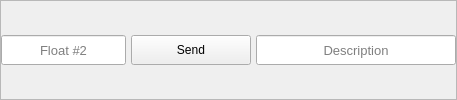
              <widget class="QFrame" name="frameCustom_2">
               <property name="frameShape">
                <enum>QFrame::StyledPanel</enum>
               </property>
               <property name="frameShadow">
                <enum>QFrame::Raised</enum>
               </property>
               <layout class="QHBoxLayout" name="horizontalLayout_17">
                <property name="spacing">
                 <number>5</number>
                </property>
                <property name="leftMargin">
                 <number>0</number>
                </property>
                <property name="topMargin">
                 <number>0</number>
                </property>
                <property name="rightMargin">
                 <number>0</number>
                </property>
                <property name="bottomMargin">
                 <number>0</number>
                </property>
                <item>
                 <widget class="QLineEdit" name="txtSettingFloat_2">
                  <property name="sizePolicy">
                   <sizepolicy hsizetype="Expanding" vsizetype="Preferred">
                    <horstretch>0</horstretch>
                    <verstretch>0</verstretch>
                   </sizepolicy>
                  </property>
                  <property name="minimumSize">
                   <size>
                    <width>0</width>
                    <height>30</height>
                   </size>
                  </property>
                  <property name="maximumSize">
                   <size>
                    <width>16777215</width>
                    <height>30</height>
                   </size>
                  </property>
                  <property name="sizeIncrement">
                   <size>
                    <width>0</width>
                    <height>0</height>
                   </size>
                  </property>
                  <property name="font">
                   <font>
                    <family>Arial</family>
                    <pointsize>10</pointsize>
                   </font>
                  </property>
                  <property name="alignment">
                   <set>Qt::AlignCenter</set>
                  </property>
                  <property name="placeholderText">
                   <string>Float #2</string>
                  </property>
                 </widget>
                </item>
                <item>
                 <widget class="QPushButton" name="btnSettingCustomSend_2">
                  <property name="sizePolicy">
                   <sizepolicy hsizetype="Preferred" vsizetype="Preferred">
                    <horstretch>0</horstretch>
                    <verstretch>0</verstretch>
                   </sizepolicy>
                  </property>
                  <property name="minimumSize">
                   <size>
                    <width>120</width>
                    <height>30</height>
                   </size>
                  </property>
                  <property name="maximumSize">
                   <size>
                    <width>150</width>
                    <height>30</height>
                   </size>
                  </property>
                  <property name="font">
                   <font>
                    <family>Arial</family>
                    <pointsize>9</pointsize>
                   </font>
                  </property>
                  <property name="text">
                   <string>Send</string>
                  </property>
                 </widget>
                </item>
                <item>
                 <widget class="QLineEdit" name="txtSettingDescription_2">
                  <property name="sizePolicy">
                   <sizepolicy hsizetype="Expanding" vsizetype="Preferred">
                    <horstretch>0</horstretch>
                    <verstretch>0</verstretch>
                   </sizepolicy>
                  </property>
                  <property name="minimumSize">
                   <size>
                    <width>200</width>
                    <height>30</height>
                   </size>
                  </property>
                  <property name="maximumSize">
                   <size>
                    <width>16777215</width>
                    <height>30</height>
                   </size>
                  </property>
                  <property name="sizeIncrement">
                   <size>
                    <width>0</width>
                    <height>0</height>
                   </size>
                  </property>
                  <property name="font">
                   <font>
                    <family>Arial</family>
                    <pointsize>10</pointsize>
                   </font>
                  </property>
                  <property name="alignment">
                   <set>Qt::AlignCenter</set>
                  </property>
                  <property name="placeholderText">
                   <string>Description</string>
                  </property>
                 </widget>
                </item>
               </layout>
              </widget>
